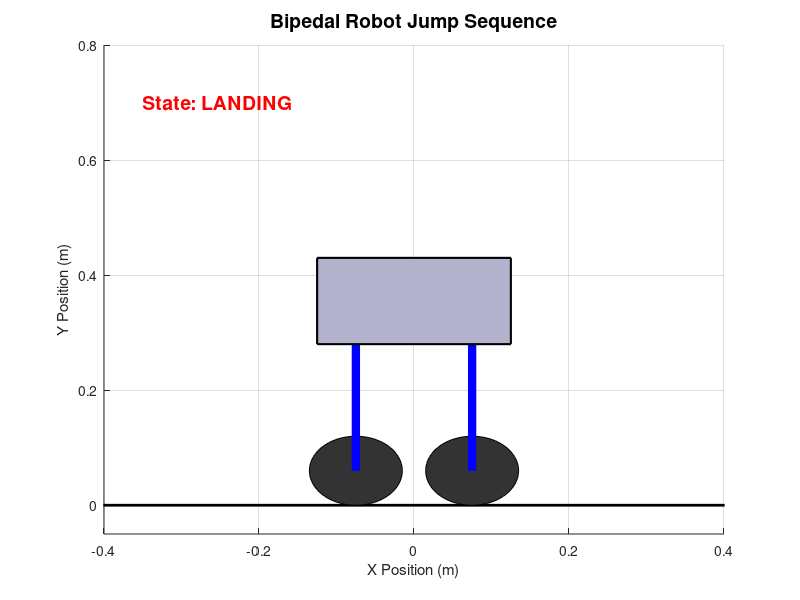

This chart was generated by the following MATLAB code:
% ---------------------------------------------------------
% 2D Animation: Wheeled Bipedal Robot Jump Sequence
% ---------------------------------------------------------
clc; clear; close all;

%% 1. Setup Physical Parameters
% Dimensions based on hardware specifications
r_wheel = 0.060;     % Wheel radius 60mm
L_min = 0.170;       % Minimum leg length 170mm
L_max = 0.311;       % Maximum leg length 311mm
body_w = 0.250;      % Visual width of the main body
body_h = 0.150;      % Visual height of the main body
leg_dist = 0.150;    % Distance between left and right legs visually

% Physics constants
g = 9.81;            % Gravity
v_max = 1.72;        % Estimated max liftoff velocity (m/s)

%% 2. Setup Figure and Axes
fig = figure('Name', 'Robot Jump Animation', 'Color', 'w', 'Position', [200, 200, 600, 700]);
ax = axes('Parent', fig, 'XLim', [-0.4 0.4], 'YLim', [-0.05 0.8]);
hold(ax, 'on');
grid(ax, 'on');
title('Bipedal Robot Jump Sequence', 'FontSize', 14);
xlabel('X Position (m)');
ylabel('Y Position (m)');

% Draw Ground
plot([-1 1], [0 0], 'k', 'LineWidth', 2);

%% 3. Initialize Graphics Objects
% Wheels (Left and Right)
wheel_L = rectangle('Position', [-leg_dist/2-r_wheel, 0, r_wheel*2, r_wheel*2], ...
                    'Curvature', [1 1], 'FaceColor', [0.2 0.2 0.2]);
wheel_R = rectangle('Position', [leg_dist/2-r_wheel, 0, r_wheel*2, r_wheel*2], ...
                    'Curvature', [1 1], 'FaceColor', [0.2 0.2 0.2]);

% Legs (Represented as thick lines connecting wheels to body)
leg_L = plot([-leg_dist/2, -leg_dist/2], [r_wheel, r_wheel + L_max], 'b', 'LineWidth', 6);
leg_R = plot([leg_dist/2, leg_dist/2], [r_wheel, r_wheel + L_max], 'b', 'LineWidth', 6);

% Main Body
body_rect = rectangle('Position', [-body_w/2, r_wheel + L_max, body_w, body_h], ...
                      'FaceColor', [0.7 0.7 0.8], 'EdgeColor', 'k', 'LineWidth', 1.5);

% Text indicator for State Machine
state_text = text(-0.35, 0.7, 'State: SQUAT', 'FontSize', 14, 'FontWeight', 'bold', 'Color', 'r');

%% 4. Initialize Simulation Variables
dt = 0.02;           % Time step for animation
t = 0;
state = 'SQUAT';
current_L = 0.250;   % Start at a mid-stance length
y_wheel = 0;         % Wheels start on the ground
v_y = 0;             % Initial vertical velocity

%% 5. Animation Loop
while t < 2.5 && ishandle(fig)
    
    % --- State Machine Logic ---
    switch state
        case 'SQUAT'
            % Compress legs to minimum length
            current_L = max(current_L - 0.2 * dt, L_min);
            if current_L <= L_min
                state = 'THRUST';
                pause(0.2); % Brief pause at bottom of squat
            end
            
        case 'THRUST'
            % Explosive extension
            current_L = min(current_L + 1.72 * dt, L_max);
            if current_L >= L_max
                state = 'FLIGHT';
                v_y = v_max; % Transfer velocity to the entire robot
            end
            
        case 'FLIGHT'
            % Projectile motion for the whole robot
            y_wheel = y_wheel + v_y * dt;
            v_y = v_y - g * dt; % Gravity pulls it down
            
            % Active leg retraction while in air
            current_L = max(current_L - 1.5 * dt, L_min + 0.03); 
            
            % Check for ground impact
            if y_wheel <= 0
                y_wheel = 0;
                state = 'LANDING';
            end
            
        case 'LANDING'
            % Absorb impact and settle to stance
            current_L = min(current_L + 0.8 * dt, 0.22); 
    end
    
    % --- Update Graphics ---
    % Calculate new Y position of the body based on wheels and legs
    body_y = y_wheel + r_wheel + current_L;
    
    % Update rectangles (Position array is [x, y, width, height])
    set(wheel_L, 'Position', [-leg_dist/2-r_wheel, y_wheel, r_wheel*2, r_wheel*2]);
    set(wheel_R, 'Position', [leg_dist/2-r_wheel, y_wheel, r_wheel*2, r_wheel*2]);
    set(body_rect, 'Position', [-body_w/2, body_y, body_w, body_h]);
    
    % Update leg lines
    set(leg_L, 'YData', [y_wheel + r_wheel, body_y]);
    set(leg_R, 'YData', [y_wheel + r_wheel, body_y]);
    
    % Update State Text
    set(state_text, 'String', ['State: ' state]);
    
    % Render the frame
    drawnow;
    
    % Step time
    t = t + dt;
    pause(0.01); % Controls playback speed visually
end
